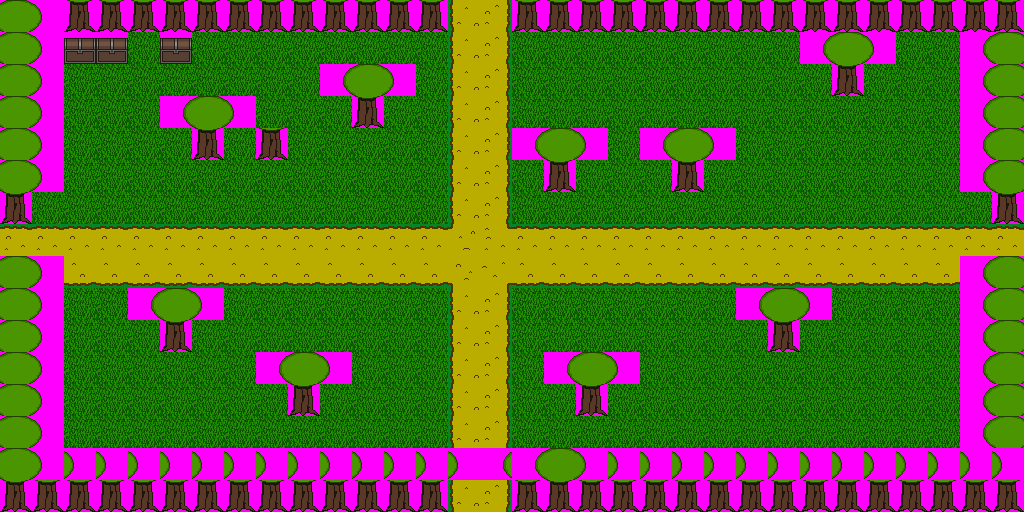

This game map was drawn from its Tiled (.tmx) file and the tilesets committed beside it. A one-line description and the trimmed map source follow:
An orthogonal 32x16 tile map with 32x32 px tiles, 5 tile layers (Background1, Backgroung2, Objet, Foreground1, ...), 2 tilesets.

<map version="1.0" orientation="orthogonal" width="32" height="16" tilewidth="32" tileheight="32">
 <tileset firstgid="1" name="tileset_foret" tilewidth="32" tileheight="32" spacing="1" margin="1">
  <image source="tileset/tileset_foret.png" trans="ff00ff" width="306" height="273" />
  <tile id="19">
   <properties>
    <property name="collision" value="true" />
   </properties>
  </tile>
 </tileset>
 <tileset firstgid="73" name="systeme" tilewidth="32" tileheight="32" spacing="1" margin="1">
  <image source="tileset/systeme.png" trans="ff00ff" width="306" height="214" />
  <tile id="0">
   <properties>
    <property name="coffre" value="true" />
    <property name="collision" value="true" />
   </properties>
  </tile>
  <tile id="1">
   <properties>
    <property name="collision" value="true" />
   </properties>
  </tile>
 </tileset>
 <layer name="Background1" width="32" height="16">
  <data>[512 cells, 512 non-empty, 11 distinct tile ids]</data>
 </layer>
 <layer name="Backgroung2" width="32" height="16">
  <data>[512 cells, 97 non-empty, 2 distinct tile ids]</data>
 </layer>
 <layer name="Objet" width="32" height="16">
  <data>[512 cells, 0 non-empty, 0 distinct tile ids]</data>
 </layer>
 <layer name="Foreground1" width="32" height="16">
  <data>[512 cells, 103 non-empty, 3 distinct tile ids]</data>
 </layer>
 <layer name="Foreground2" width="32" height="16">
  <data>[512 cells, 30 non-empty, 2 distinct tile ids]</data>
 </layer>
</map>